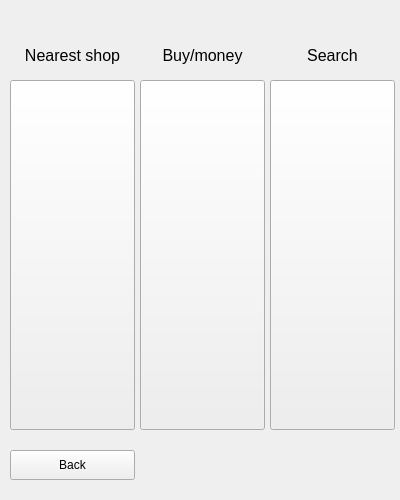
<?xml version="1.0" encoding="UTF-8"?>
<ui version="4.0">
 <class>sales</class>
 <widget class="QWidget" name="sales">
  <property name="geometry">
   <rect>
    <x>0</x>
    <y>0</y>
    <width>400</width>
    <height>500</height>
   </rect>
  </property>
  <property name="sizePolicy">
   <sizepolicy hsizetype="Fixed" vsizetype="Fixed">
    <horstretch>0</horstretch>
    <verstretch>0</verstretch>
   </sizepolicy>
  </property>
  <property name="minimumSize">
   <size>
    <width>400</width>
    <height>500</height>
   </size>
  </property>
  <property name="maximumSize">
   <size>
    <width>400</width>
    <height>500</height>
   </size>
  </property>
  <property name="windowTitle">
   <string>Form</string>
  </property>
  <widget class="QPushButton" name="nearmarket">
   <property name="geometry">
    <rect>
     <x>10</x>
     <y>80</y>
     <width>125</width>
     <height>350</height>
    </rect>
   </property>
   <property name="sizePolicy">
    <sizepolicy hsizetype="Minimum" vsizetype="Preferred">
     <horstretch>0</horstretch>
     <verstretch>0</verstretch>
    </sizepolicy>
   </property>
   <property name="text">
    <string/>
   </property>
  </widget>
  <widget class="QPushButton" name="search">
   <property name="geometry">
    <rect>
     <x>270</x>
     <y>80</y>
     <width>125</width>
     <height>350</height>
    </rect>
   </property>
   <property name="sizePolicy">
    <sizepolicy hsizetype="Minimum" vsizetype="Preferred">
     <horstretch>0</horstretch>
     <verstretch>0</verstretch>
    </sizepolicy>
   </property>
   <property name="text">
    <string/>
   </property>
  </widget>
  <widget class="QPushButton" name="money_buy">
   <property name="geometry">
    <rect>
     <x>140</x>
     <y>80</y>
     <width>125</width>
     <height>350</height>
    </rect>
   </property>
   <property name="sizePolicy">
    <sizepolicy hsizetype="Minimum" vsizetype="Preferred">
     <horstretch>0</horstretch>
     <verstretch>0</verstretch>
    </sizepolicy>
   </property>
   <property name="text">
    <string/>
   </property>
  </widget>
  <widget class="QPushButton" name="back">
   <property name="geometry">
    <rect>
     <x>10</x>
     <y>450</y>
     <width>125</width>
     <height>30</height>
    </rect>
   </property>
   <property name="text">
    <string>Back</string>
   </property>
  </widget>
  <widget class="QLabel" name="label">
   <property name="geometry">
    <rect>
     <x>10</x>
     <y>30</y>
     <width>125</width>
     <height>50</height>
    </rect>
   </property>
   <property name="font">
    <font>
     <pointsize>12</pointsize>
    </font>
   </property>
   <property name="text">
    <string>Nearest shop</string>
   </property>
   <property name="alignment">
    <set>Qt::AlignCenter</set>
   </property>
  </widget>
  <widget class="QLabel" name="label_2">
   <property name="geometry">
    <rect>
     <x>140</x>
     <y>30</y>
     <width>125</width>
     <height>50</height>
    </rect>
   </property>
   <property name="font">
    <font>
     <pointsize>12</pointsize>
    </font>
   </property>
   <property name="text">
    <string>Buy/money</string>
   </property>
   <property name="alignment">
    <set>Qt::AlignCenter</set>
   </property>
  </widget>
  <widget class="QLabel" name="label_3">
   <property name="geometry">
    <rect>
     <x>270</x>
     <y>30</y>
     <width>125</width>
     <height>50</height>
    </rect>
   </property>
   <property name="font">
    <font>
     <pointsize>12</pointsize>
    </font>
   </property>
   <property name="text">
    <string>Search</string>
   </property>
   <property name="alignment">
    <set>Qt::AlignCenter</set>
   </property>
  </widget>
 </widget>
 <resources/>
 <connections/>
</ui>
